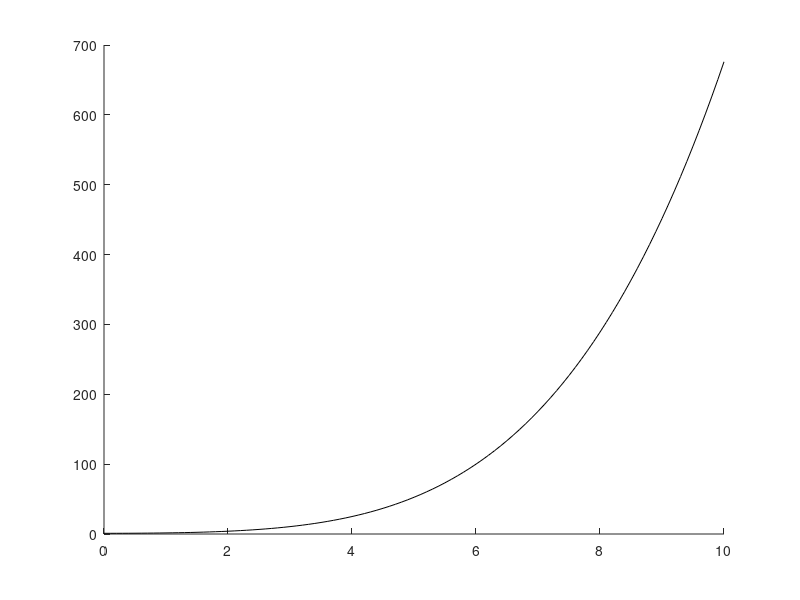

The MATLAB script that drew this image: (Note: this script raises an error after producing the figure.)
function testRK4Programs
    figure
    hold on
    t = 0:0.1:10;
    y = 0.0625.*(t.^2+4).^2;
    plot(t, y, '-k')
    [tode4, yode4] = testODE4(t);
    plot(tode4, yode4, '--b')
    [trk4, yrk4] = testRK4(t);
    plot(trk4, yrk4, ':r')
    legend('Exact', 'ODE4', 'RK4')
    hold off
    fprintf('Time\tExactVal\tODE4Val\tODE4Error\tRK4Val\tRK4Error\n')
    for k = 1:10:length(t)
        fprintf('%.f\t\t%7.3f\t\t%7.3f\t%7.3g\t%7.3f\t%7.3g\n', t(k), y(k), ...
            yode4(k), abs(y(k)-yode4(k)), yrk4(k), abs(y(k)-yrk4(k)))
    end
end

function [t, y] = testODE4(t)
    y0 = 1;
    y = ode4(@(tVal,yVal)tVal*sqrt(yVal), t, y0);
end

function [t, y] = testRK4(t)
    dydt = @(tVal,yVal)tVal*sqrt(yVal);
    y = zeros(size(t));
    y(1) = 1;
    for k = 1:length(t)-1
        dt = t(k+1)-t(k);
        dy1 = dt*dydt(t(k), y(k));
        dy2 = dt*dydt(t(k)+0.5*dt, y(k)+0.5*dy1);
        dy3 = dt*dydt(t(k)+0.5*dt, y(k)+0.5*dy2);
        dy4 = dt*dydt(t(k)+dt, y(k)+dy3);
        y(k+1) = y(k)+(dy1+2*dy2+2*dy3+dy4)/6;
    end
end
